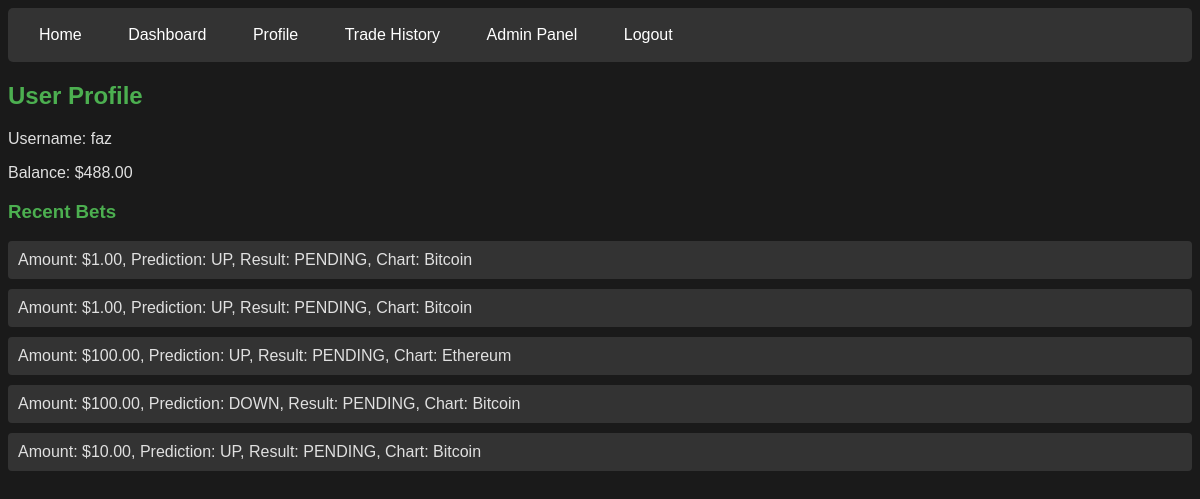
Page /profile/ (signed in) on the committed database.
### trading/models.py (models this page shows, shortened)
class UserProfile(models.Model):
    user = models.OneToOneField(User, on_delete=models.CASCADE)
    balance = models.DecimalField(max_digits=10, decimal_places=2, default=1000.00)

class Bet(models.Model):
    user = models.ForeignKey(User, on_delete=models.CASCADE)
    chart_type = models.ForeignKey(ChartType, on_delete=models.CASCADE)
    amount = models.DecimalField(max_digits=10, decimal_places=2)
    duration = models.DateTimeField(default=timezone.now())
    prediction = models.CharField(max_length=10, choices=[('UP', 'Up'), ('DOWN', 'Down')])
    created_at = models.DateTimeField(auto_now_add=True)
    result = models.CharField(max_length=10, choices=[('WIN', 'Win'), ('LOSS', 'Loss'), ('PENDING', 'Pending')], default='PENDING')

class ChartType(models.Model):
    name = models.CharField(max_length=50, unique=True)
    symbol = models.CharField(max_length=10, unique=True)

### trading/views.py (the view)
# urls.py: path('profile/', views.profile, name='profile'),
@login_required
def profile(request):
    user_profile = request.user.userprofile
    bets = Bet.objects.filter(user=request.user).order_by('-created_at')[:5]
    context = {
        'user_profile': user_profile,
        'recent_bets': bets,
    }
    return render(request, 'trading/profile.html', context)

### trading/templates/trading/profile.html
{% extends 'trading/base.html' %}
{% block content %}
<h2>User Profile</h2>
<p>Username: {{ user.username }}</p>
<p>Balance: ${{ user_profile.balance }}</p>
<h3>Recent Bets</h3>
<ul>
    {% for bet in recent_bets %}
    <li>Amount: ${{ bet.amount }}, Prediction: {{ bet.prediction }}, Result: {{ bet.result }}, Chart: {{bet.chart_type.name}}</li>
    {% endfor %}
</ul>
{% endblock %}

### trading/templates/trading/base.html (style rules this page uses)
body { background-color: #1a1a1a; color: #e0e0e0; font-family: Arial, sans-serif; }
h2, h3 { color: #4CAF50; }
ul { list-style-type: none; padding: 0; }
li { background-color: #333; margin-bottom: 10px; padding: 10px; border-radius: 4px; }

### rows in the picture
UserProfile: balance "488.00"
Bet: amount "1.00", prediction "UP", result "PENDING", chart_type.name "Bitcoin"
Bet: amount "1.00", prediction "UP", result "PENDING", chart_type.name "Bitcoin"
Bet: amount "100.00", prediction "UP", result "PENDING", chart_type.name "Ethereum"
Bet: amount "100.00", prediction "DOWN", result "PENDING", chart_type.name "Bitcoin"
Bet: amount "10.00", prediction "UP", result "PENDING", chart_type.name "Bitcoin"

### other values in the picture
{{ user.username }} "faz"
